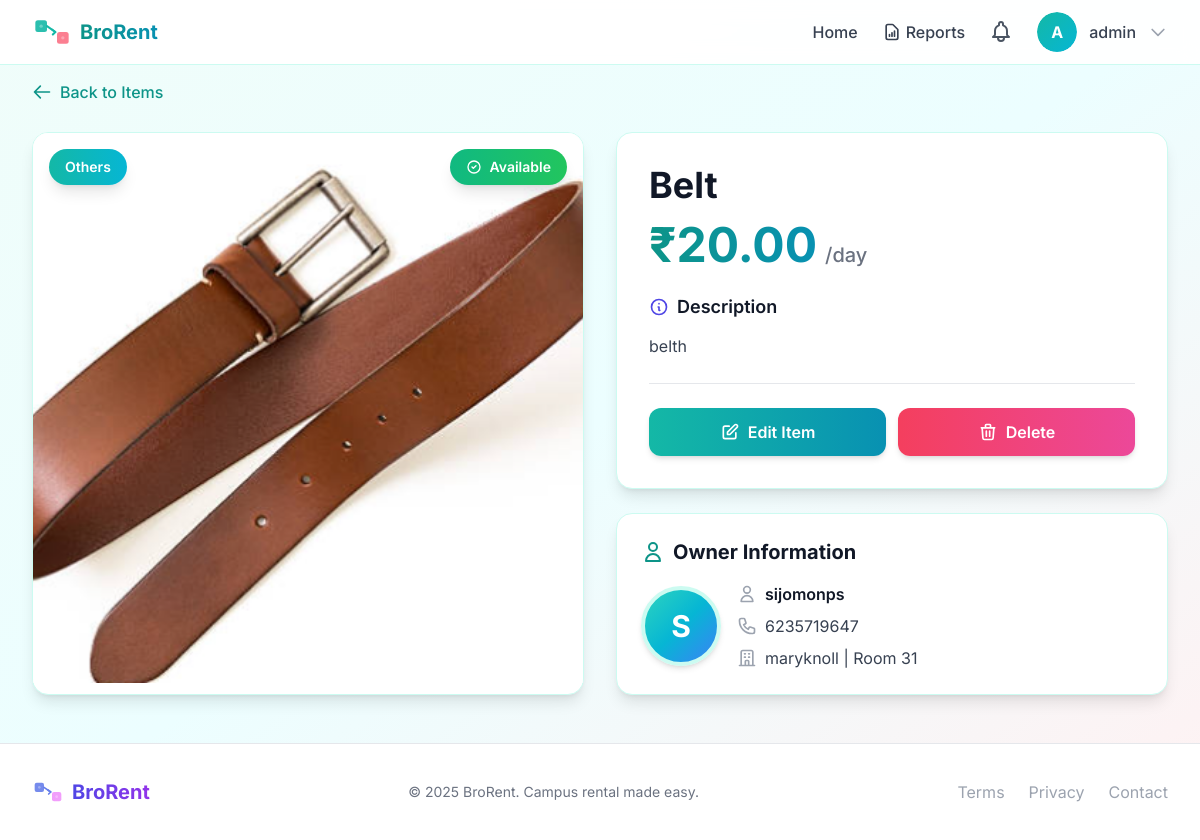
The page /item/3/ (signed in) on the database as committed earlier.
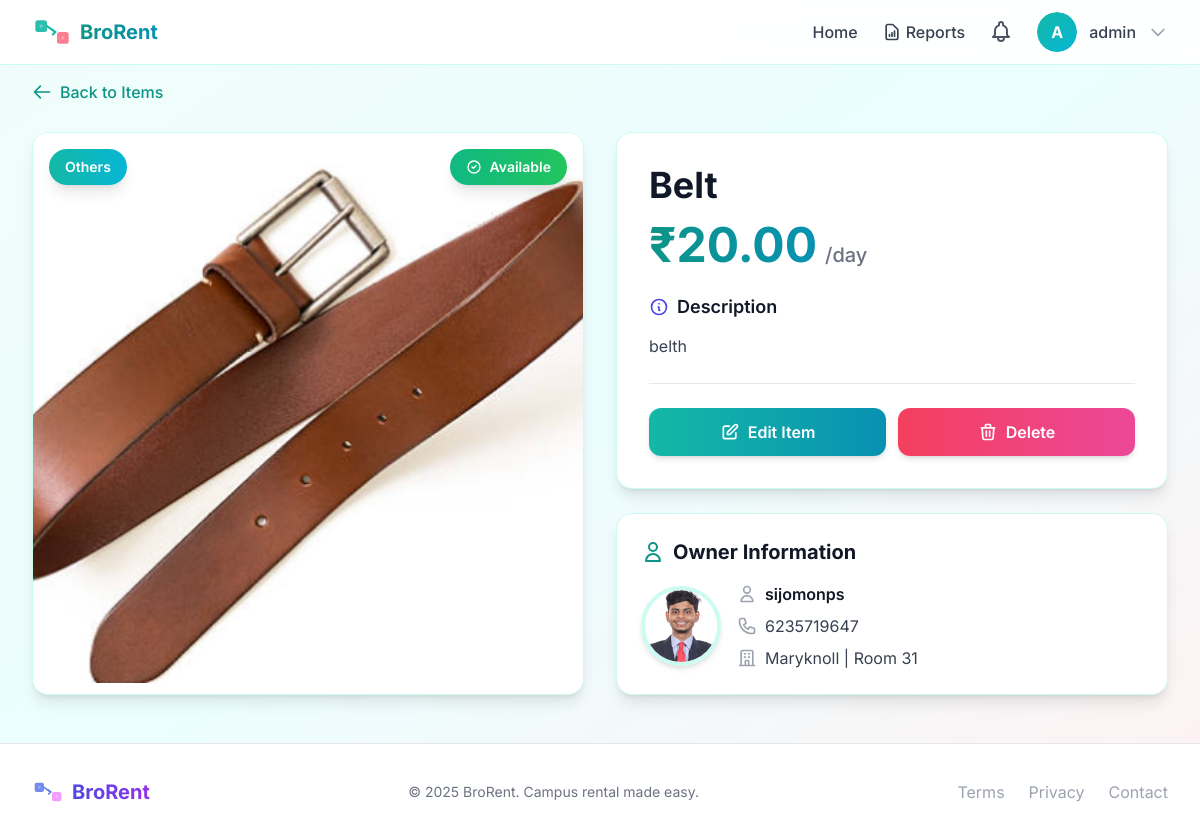
The same page on the database as committed later.
### pages/models.py (models this page shows, shortened)
class Item(models.Model):
    CATEGORY_CHOICES = [
        ('clothes', 'Clothes'),
        ('accessories', 'Accessories'),
        ('gadgets', 'Gadgets'),
        ('books', 'Books'),
        ('sports', 'Sports Equipment'),
        ('others', 'Others'),
    ]
    name = models.CharField(max_length=100)
    description = models.TextField()
    price = models.DecimalField(max_digits=7, decimal_places=2)
    owner = models.ForeignKey('CustomUser', on_delete=models.CASCADE)
    image = models.ImageField(upload_to='item_images/', blank=True, null=True)
    is_available = models.BooleanField(default=True)
    per_day = models.BooleanField(default=False, help_text='Is this price per day?')
    date_posted = models.DateTimeField(auto_now_add=True)
    category = models.CharField(max_length=20, choices=CATEGORY_CHOICES, default='others')
    def is_currently_rented(self):
        from datetime import date
        today = date.today()
        active_rentals = self.rentals.filter(
            status__in=['approved', 'borrowed'],
            start_date__lte=today,
            end_date__gte=today
        )
        return active_rentals.exists()
    def get_availability_status(self):
        if not self.is_available:
            return False
        return not self.is_currently_rented()

class CustomUser(AbstractUser):
    image = models.ImageField(upload_to='user_images/', blank=True, null=True)
    hostel_name = models.CharField(max_length=100)
    room_number = models.CharField(max_length=20)
    phone_number = models.CharField(max_length=15)

### pages/views.py (the view)
# urls.py: path('item/<int:pk>/', views.item_detail_view, name='item_detail'),
@login_required(login_url='login')
def item_detail_view(request, pk):
    item = Item.objects.get(pk=pk) # Get one item by its primary key (pk)
    context = {
        'item': item,
    }
    return render(request, 'item_detail.html', context)

### pages/context_processors.py (called while the page is built)
def unread_notifications_count(request) -> Dict[str, int]:
    user = getattr(request, 'user', None)
    if not user or not user.is_authenticated or not user.pk:
        return {"unread_notifications_count": 0}
    from .models import Notification
    count = Notification.objects.filter(user=user, read=False).count()
    return {"unread_notifications_count": count}

### templates/item_detail.html (shortened to what the changed rows need)
{% extends 'base.html' %}
{% block content %}
<div class="max-w-6xl mx-auto">
    <div class="grid grid-cols-1 lg:grid-cols-2 gap-8">
        <div class="bg-white rounded-2xl shadow-lg overflow-hidden border border-teal-100">
            {% if item.image %}
            <div class="relative w-full aspect-square overflow-hidden bg-gradient-to-br from-teal-50 to-cyan-50">
                <img src="{{ item.image.url }}" alt="{{ item.name }}" class="absolute inset-0 w-full h-full object-cover">
                {% if item.get_availability_status %}
                <div class="absolute top-4 right-4 bg-gradient-to-r from-emerald-500 to-green-500 text-white px-4 py-2 rounded-full text-sm font-semibold shadow-lg flex items-center space-x-2">
                    <svg class="w-4 h-4" fill="none" stroke="currentColor" viewBox="0 0 24 24">
                        <path stroke-linecap="round" stroke-linejoin="round" stroke-width="2" d="M9 12l2 2 4-4m6 2a9 9 0 11-18 0 9 9 0 0118 0z"/>
                    </svg>
                    <span>Available</span>
                </div>
                {% endif %}
                <div class="absolute top-4 left-4 bg-gradient-to-r from-teal-500 to-cyan-500 text-white px-4 py-2 rounded-full text-sm font-semibold shadow-lg">
                    {{ item.get_category_display }}
                </div>
            </div>
            {% endif %}
        </div>
        <div class="space-y-6">
            <div class="bg-white rounded-2xl shadow-lg p-8 border border-teal-100">
                <h1 class="text-4xl font-bold text-gray-900 mb-4">{{ item.name }}</h1>
                <div class="flex items-baseline space-x-2 mb-6">
                    <span class="text-5xl font-bold bg-gradient-to-r from-teal-600 to-cyan-600 bg-clip-text text-transparent">₹{{ item.price }}</span>
                    {% if item.per_day %}
                    <span class="text-xl text-gray-500 font-medium">/day</span>
                    {% endif %}
                </div>
                {% if item.description %}
                <div class="mb-6 pb-6 border-b border-gray-200">
                    <h3 class="text-lg font-semibold text-gray-900 mb-3 flex items-center">
                        <svg class="w-5 h-5 mr-2 text-indigo-600" fill="none" stroke="currentColor" viewBox="0 0 24 24">
                            <path stroke-linecap="round" stroke-linejoin="round" stroke-width="2" d="M13 16h-1v-4h-1m1-4h.01M21 12a9 9 0 11-18 0 9 9 0 0118 0z"/>
                        </svg>
                        Description
                    </h3>
                    <p class="text-gray-700 leading-relaxed">{{ item.description }}</p>
                </div>
                {% endif %}
                <div class="space-y-3">
                    {% if user == item.owner or user.is_superuser %}
                    <div class="flex space-x-3">
                    </div>
                    {% endif %}
                </div>
            </div>
            <div class="bg-white rounded-2xl shadow-lg p-6 border border-teal-100">
                <div class="flex items-center space-x-4">
                    <div class="flex-shrink-0">
                        {% if item.owner.image %}
                            <img src="{{ item.owner.image.url }}" alt="{{ item.owner.username }}" class="w-20 h-20 rounded-full border-4 border-teal-100 object-cover shadow-md">
                        {% else %}
                            <div class="w-20 h-20 rounded-full bg-gradient-to-br from-teal-400 via-cyan-500 to-blue-500 flex items-center justify-center border-4 border-teal-100 shadow-md">
                                <span class="text-white text-3xl font-bold">{{ item.owner.username|first|upper }}</span>
                            </div>
                        {% endif %}
                    </div>
                    <div class="flex-grow space-y-2">
                        <div class="flex items-center space-x-2">
                            <svg class="w-5 h-5 text-gray-400" fill="none" stroke="currentColor" viewBox="0 0 24 24">
                                <path stroke-linecap="round" stroke-linejoin="round" stroke-width="2" d="M16 7a4 4 0 11-8 0 4 4 0 018 0zM12 14a7 7 0 00-7 7h14a7 7 0 00-7-7z"/>
                            </svg>
                            <span class="text-gray-900 font-semibold">{{ item.owner.username }}</span>
                        </div>
                        <div class="flex items-center space-x-2">
                            <span class="text-gray-700">{{ item.owner.phone_number }}</span>
                        </div>
                        <div class="flex items-center space-x-2">
                            <svg class="w-5 h-5 text-gray-400" fill="none" stroke="currentColor" viewBox="0 0 24 24">
                                <path stroke-linecap="round" stroke-linejoin="round" stroke-width="2" d="M19 21V5a2 2 0 00-2-2H7a2 2 0 00-2 2v16m14 0h2m-2 0h-5m-9 0H3m2 0h5M9 7h1m-1 4h1m4-4h1m-1 4h1m-5 10v-5a1 1 0 011-1h2a1 1 0 011 1v5m-4 0h4"/>
                            </svg>
                            <span class="text-gray-700">{{ item.owner.hostel_name }} | Room {{ item.owner.room_number }}</span>
                        </div>
                    </div>
                </div>
            </div>
        </div>
    </div>
</div>
{% endblock %}

Rows that differ between the two databases and show on the page:
changed through a linked row, Item "Belt": owner.image: picture added; owner.hostel_name "maryknoll" → "Maryknoll"; owner.username|first "S" → (not shown)
